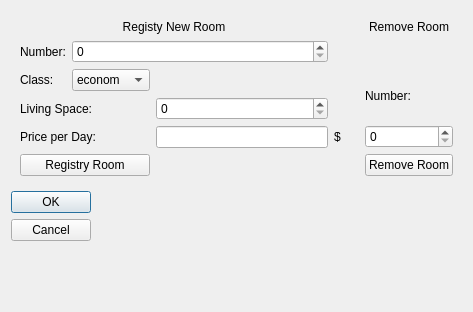
<?xml version="1.0" encoding="UTF-8"?>
<ui version="4.0">
 <class>RoomsEditDialog</class>
 <widget class="QDialog" name="RoomsEditDialog">
  <property name="geometry">
   <rect>
    <x>0</x>
    <y>0</y>
    <width>473</width>
    <height>312</height>
   </rect>
  </property>
  <property name="windowTitle">
   <string>Dialog</string>
  </property>
  <layout class="QGridLayout" name="gridLayout_3">
   <item row="0" column="0">
    <widget class="QWidget" name="widget" native="true">
     <layout class="QGridLayout" name="gridLayout">
      <item row="3" column="1">
       <widget class="QComboBox" name="typesCombo">
        <property name="editable">
         <bool>false</bool>
        </property>
        <property name="modelColumn">
         <number>0</number>
        </property>
        <item>
         <property name="text">
          <string>econom</string>
         </property>
        </item>
        <item>
         <property name="text">
          <string>premium</string>
         </property>
        </item>
        <item>
         <property name="text">
          <string>lux</string>
         </property>
        </item>
       </widget>
      </item>
      <item row="1" column="0">
       <widget class="QLabel" name="label_2">
        <property name="text">
         <string>Number:</string>
        </property>
       </widget>
      </item>
      <item row="1" column="1" colspan="2">
       <widget class="QSpinBox" name="regNumber"/>
      </item>
      <item row="5" column="2">
       <widget class="QSpinBox" name="livingSpace"/>
      </item>
      <item row="0" column="0" colspan="3">
       <widget class="QLabel" name="label">
        <property name="text">
         <string>Registy New Room</string>
        </property>
        <property name="alignment">
         <set>Qt::AlignCenter</set>
        </property>
       </widget>
      </item>
      <item row="3" column="0">
       <widget class="QLabel" name="label_3">
        <property name="text">
         <string>Class:</string>
        </property>
       </widget>
      </item>
      <item row="6" column="2">
       <widget class="QLineEdit" name="price"/>
      </item>
      <item row="6" column="3">
       <widget class="QLabel" name="label_6">
        <property name="text">
         <string>$</string>
        </property>
       </widget>
      </item>
      <item row="7" column="0" colspan="2">
       <widget class="QPushButton" name="registryButton">
        <property name="text">
         <string>Registry Room</string>
        </property>
       </widget>
      </item>
      <item row="6" column="0" colspan="2">
       <widget class="QLabel" name="label_5">
        <property name="text">
         <string>Price per Day:</string>
        </property>
       </widget>
      </item>
      <item row="5" column="0" colspan="2">
       <widget class="QLabel" name="label_4">
        <property name="text">
         <string>Living Space:</string>
        </property>
       </widget>
      </item>
     </layout>
    </widget>
   </item>
   <item row="0" column="1">
    <widget class="QWidget" name="widget_2" native="true">
     <layout class="QGridLayout" name="gridLayout_2">
      <item row="5" column="0" colspan="2">
       <widget class="QPushButton" name="removeButton">
        <property name="text">
         <string>Remove Room</string>
        </property>
       </widget>
      </item>
      <item row="3" column="0" colspan="2">
       <widget class="QSpinBox" name="removeNumber"/>
      </item>
      <item row="0" column="0" colspan="2">
       <widget class="QLabel" name="label_7">
        <property name="text">
         <string>Remove Room</string>
        </property>
        <property name="alignment">
         <set>Qt::AlignHCenter|Qt::AlignTop</set>
        </property>
       </widget>
      </item>
      <item row="1" column="0">
       <widget class="QLabel" name="label_8">
        <property name="text">
         <string>Number:</string>
        </property>
       </widget>
      </item>
     </layout>
    </widget>
   </item>
   <item row="1" column="0" colspan="2">
    <widget class="QDialogButtonBox" name="buttonBox">
     <property name="orientation">
      <enum>Qt::Vertical</enum>
     </property>
     <property name="standardButtons">
      <set>QDialogButtonBox::Cancel|QDialogButtonBox::Ok</set>
     </property>
    </widget>
   </item>
  </layout>
 </widget>
 <resources/>
 <connections>
  <connection>
   <sender>buttonBox</sender>
   <signal>accepted()</signal>
   <receiver>RoomsEditDialog</receiver>
   <slot>accept()</slot>
   <hints>
    <hint type="sourcelabel">
     <x>248</x>
     <y>254</y>
    </hint>
    <hint type="destinationlabel">
     <x>157</x>
     <y>274</y>
    </hint>
   </hints>
  </connection>
  <connection>
   <sender>buttonBox</sender>
   <signal>rejected()</signal>
   <receiver>RoomsEditDialog</receiver>
   <slot>reject()</slot>
   <hints>
    <hint type="sourcelabel">
     <x>316</x>
     <y>260</y>
    </hint>
    <hint type="destinationlabel">
     <x>286</x>
     <y>274</y>
    </hint>
   </hints>
  </connection>
 </connections>
</ui>
